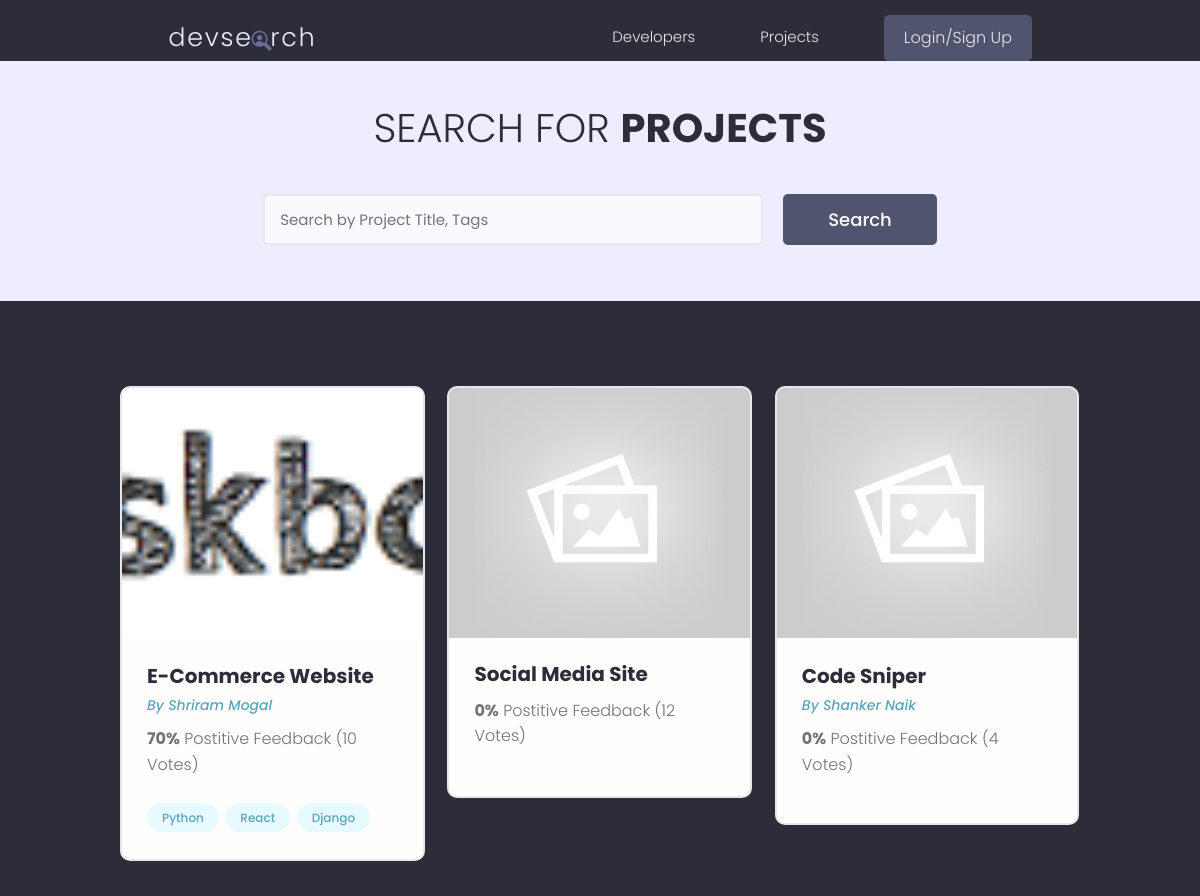
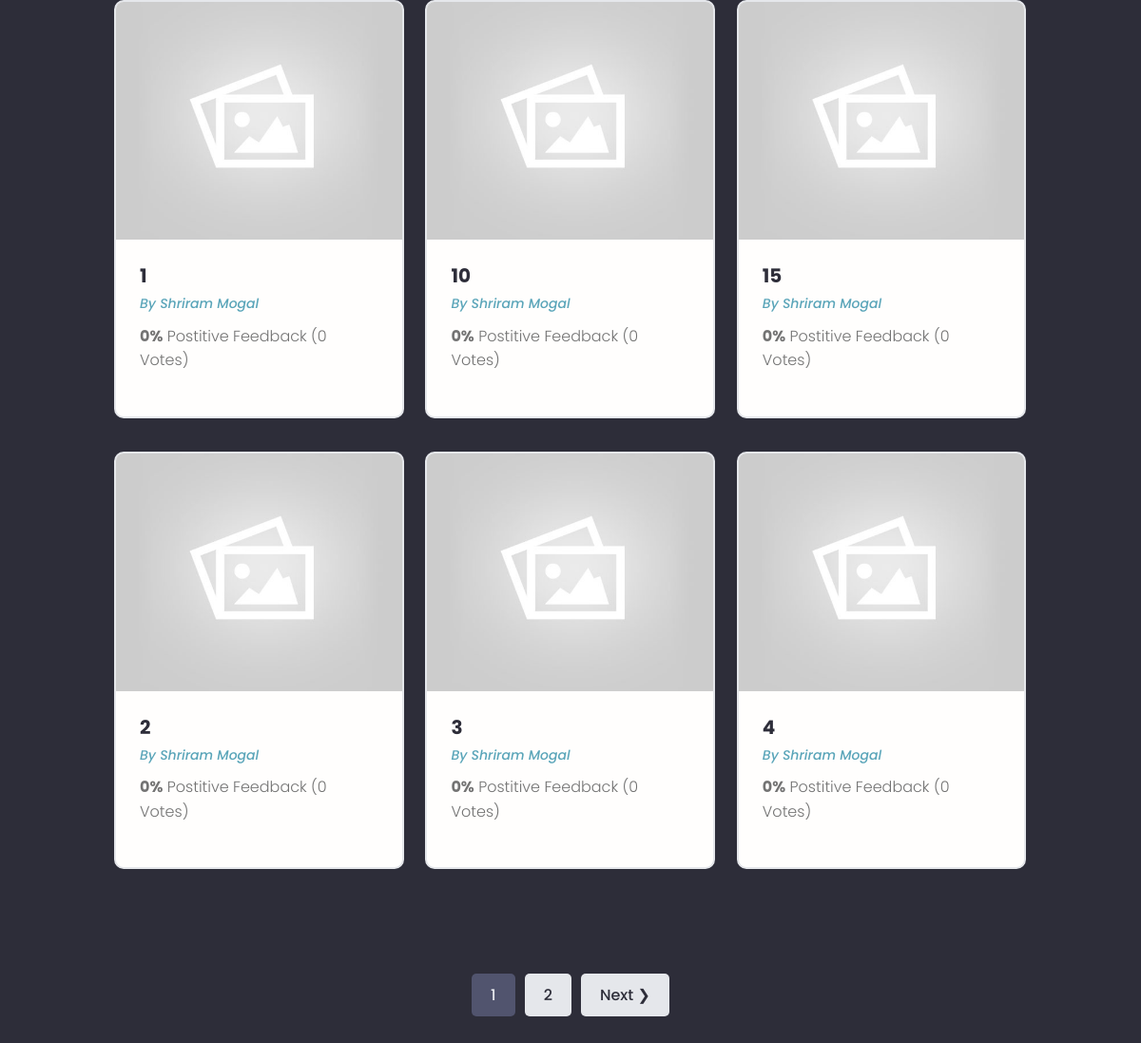
Before: /projects/ with the older database file (2 pictures, top to bottom).
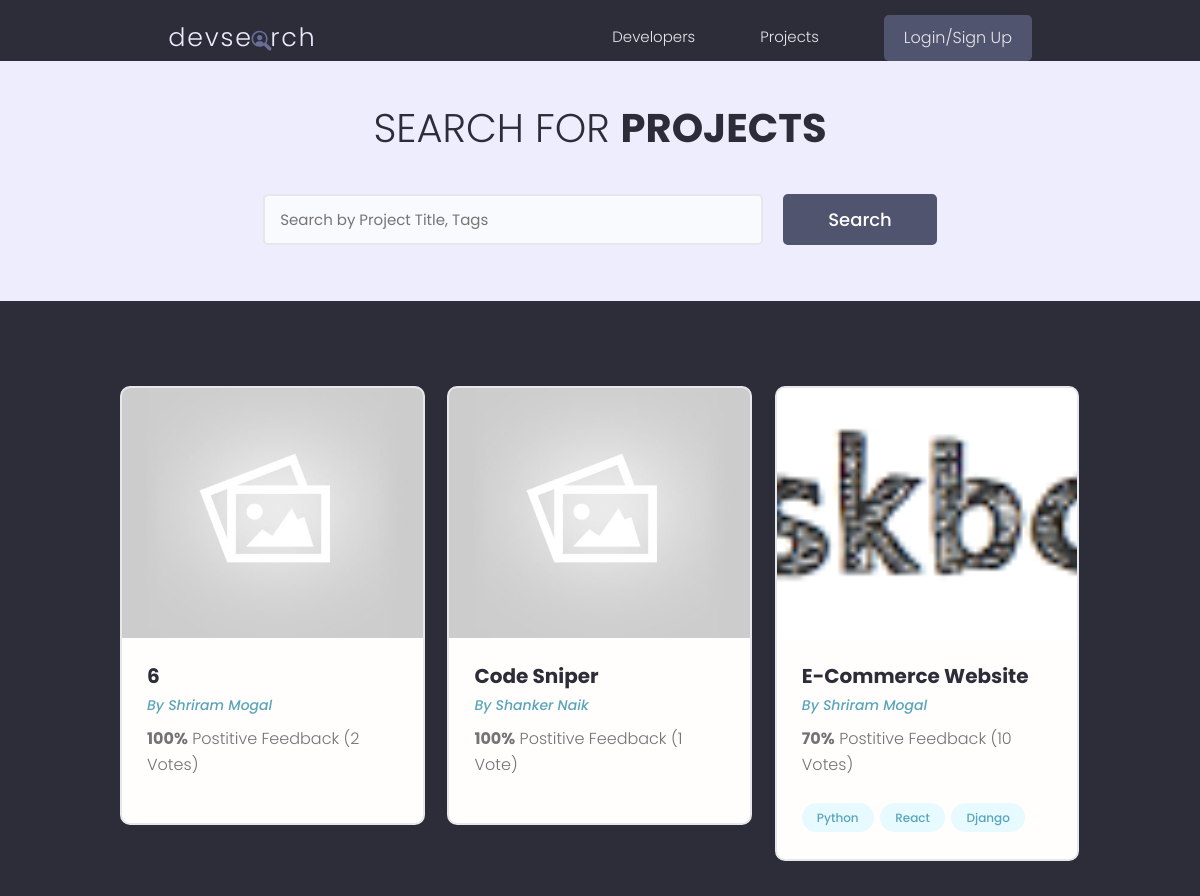
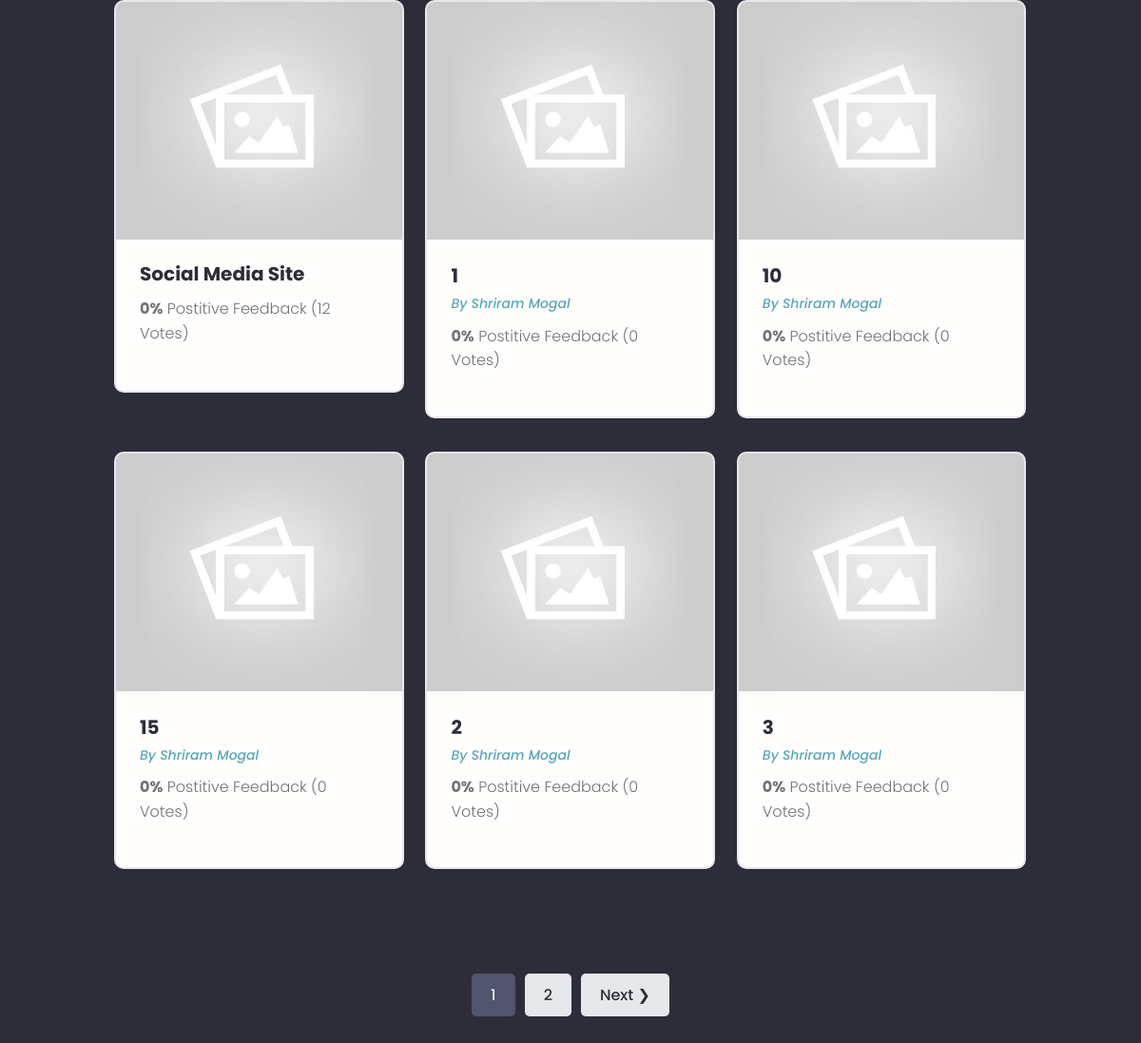
After: the same page with the newer database file (2 pictures, top to bottom).
### projects/models.py (models this page shows, shortened)
class Project(models.Model):
    title = models.CharField(max_length=200)
    owner = models.ForeignKey(Profile, blank=True, null=True, on_delete=models.SET_NULL)
    description = models.TextField(null=True, blank=True)
    demo_link = models.CharField(max_length=2000, null=True, blank=True)
    source_link =models.CharField(max_length=2000, null=True, blank=True)
    featured_image = models.ImageField(null= True, blank=True, default='default.jpg')
    tag = models.ManyToManyField(Tag, blank= True)
    vote_total = models.IntegerField(default=0, null= True, blank=True)
    vote_ratio = models.IntegerField(default=0, null= True, blank=True)
    created = models.DateTimeField(auto_now_add=True)
    id = models.UUIDField(default=uuid.uuid4, unique=True,
                                     primary_key=True, editable=False)
    class Meta:
        ordering = ["-vote_ratio", "-vote_total", "title"]  #highest rated project will be shown first

class Tag(models.Model):
    name = models.CharField(max_length=500)
    created = models.DateTimeField(auto_now_add=True)
    id = models.UUIDField(default=uuid.uuid4, unique=True,
                                     primary_key=True, editable=False)
    def __str__(self) -> str:
        return self.name

### users/models.py (models this page shows, shortened)
class Profile(models.Model):
    user = models.OneToOneField(User, on_delete=models.CASCADE, blank=True, null=True)
    name = models.CharField(max_length=200, blank=True, null=True)
    username = models.CharField(max_length=200, blank=True, null=True)
    email = models.EmailField(max_length=500, blank=True, null=True)
    short_intro = models.CharField(max_length=500, blank=True,null=True)
    intro = models.TextField(max_length=500, blank=True,null=True)
    profile_image = models.ImageField(
        null = True, blank= True, upload_to = 'profiles/',default='profiles/user-default.png')
    location = models.CharField(max_length=200, blank=True, null=True)
    social_github = models.CharField(max_length=200, blank=True, null=True)
    social_twitter = models.CharField(max_length=200, blank=True, null=True)
    social_linkedin = models.CharField(max_length=200, blank=True, null=True)
    social_website = models.CharField(max_length=200, blank=True, null=True)
    social_stackoverflow = models.CharField(max_length=200, blank=True, null=True)
    created = models.DateTimeField(auto_now_add=True)
    id = models.UUIDField(default=uuid.uuid4, unique=True,
                                     primary_key=True, editable=False)
    class Meta:
        ordering = ["created"]

### projects/views.py (the view)
# urls.py: path('projects/',views.getProjects,name='get-projects'),
def projects(request):
    projects, search_query =searchProjects(request)
    paginator, projects, custom_range = paginateProjects(request,projects)
    context = {"projects": projects, "search_query": search_query, "paginator": paginator, "custom_range": custom_range, "query_set": projects}
    return render(request,"projects/projects.html",context)

### projects/utils.py (called while the page is built)
def searchProjects(request):
    search_query = ""
    if request.GET.get("search_query"):
        search_query = request.GET.get("search_query")
    tags = Tag.objects.filter(name__icontains = search_query)
    projects = Project.objects.distinct().filter(
        Q(title__icontains = search_query) |
        Q(tag__in = tags)
        )
    return projects, search_query

def paginateProjects(request,projects):
    page = request.GET.get('page')
    results = 9
    paginator = Paginator(projects,results)
    try:
        if page == None:
            page=1
        projects = paginator.page(page)
    except PageNotAnInteger:
        page=1
        projects= paginator.page(page)
    except EmptyPage:
        page = paginator.num_pages
        projects=paginator.page(page)
    left_index = int(page)-1
    if left_index<1:
        left_index=1
    right_index = int(page)+1
    if right_index> paginator.num_pages:
        right_index = paginator.num_pages
    custom_range =range(left_index, right_index+1)
    return paginator, projects, custom_range

### projects/templates/projects/projects.html (shortened to what this page needs)
{% extends 'main.html' %} {% block content %}
<main class="projects">
    <section class="hero-section text-center">
      <div class="container container--narrow">
        <div class="hero-section__box">
          <h2>Search for <span>Projects</span></h2>
        </div>
        <div class="hero-section__search">
          <form class="form" action="" method="get">
            <div class="form__field">
              <input class="input input--text" id="formInput#search" type="text" name="search_query"
                placeholder="Search by Project Title, Tags" value="{{search_query}}" />
            </div>
            <input class="btn btn--sub btn--lg" type="submit" value="Search" />
          </form>
        </div>
      </div>
    </section>
    <section class="projectsList">
      <div class="container">
        <div class="grid grid--three">
            {% for project in projects %}
          <div class="column">
            <div class="card project">
              <a href="{%url 'project' project.id%}" class="project">
                <img class="project__thumbnail" src="{{project.featured_image.url}}" alt="project thumbnail" />
                <div class="card__body">
                  <h3 class="project__title">{{project.title}}</h3>
                  {%if project.owner.id %}
                  <p><a class="project__author" href="{% url 'user-profile' project.owner.id %}">By {{project.owner.name}}</a></p>
                  {%endif%}
                  <p class="project--rating">
                    <span style="font-weight: bold;">{{project.vote_ratio}}%</span> Postitive
                    Feedback ({{project.vote_total}} Vote{{project.vote_total| pluralize:'s'}})
                  </p>
                  <div class="project__tags">
                      {%for tag in project.tag.all%}
                    <span class="tag tag--pill tag--main">
                      <small>{{tag}}</small>
                    </span>
                    {%endfor%}
                  </div>
                </div>
              </a>
            </div>
          </div>
          {% endfor%}
        </div>
      </div>
    </section>
    {% include 'pagination.html' %}
{% endblock content %}

Changed rows visible on the page:
no longer on this page (row unchanged): Project: featured_image (placeholder picture), title "4", owner.name "Shriram Mogal", vote_ratio "0", vote_total "0", vote_total|pluralize "s"
now on this page (row edited): Project: featured_image (placeholder picture), title "6", owner.name "Shriram Mogal", vote_ratio "100", vote_total "2", vote_total|pluralize "s"
changed Project "Code Sniper": vote_ratio "0" → "100"; vote_total "4" → "1"; vote_total|pluralize "s" → (not shown); moves up the list
